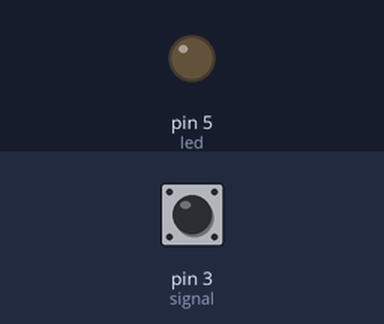
Simulated run of this sketch. Board: Arduino Uno, built with avr-gcc and run on an emulated ATmega328P. Parts: output pins drawn as LEDs (lit = HIGH). The inputs (shaded band) are chosen by the test bench; at power-on: pin 3 (signal) HIGH. What the sketch prints to the serial monitor is not drawn.

Above: at 1.2 s.
1.3 s: pin 3 (signal) pulled LOW for 0.15 s
At 2.0 s:
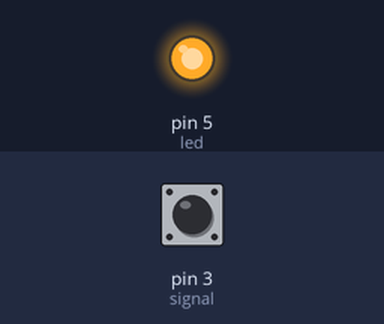
4.4 s: pin 3 (signal) pulled LOW for 1 s
At 8.2 s:
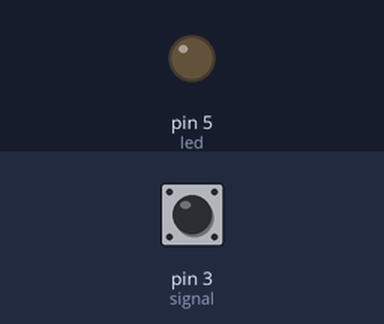
8.4 s: pin 3 (signal) pulled LOW for 3.2 s
At 12.7 s:
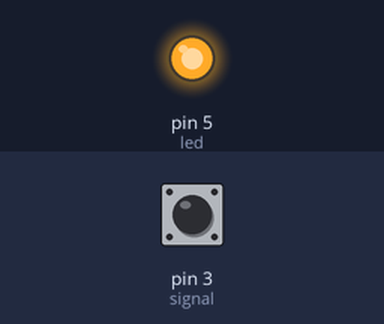
Timing chart, 0 to 15.1 s (numbered marks = the images above; inputs shaded):
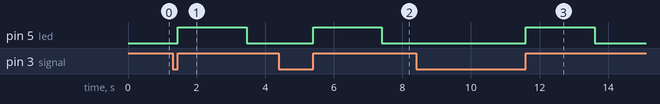

Measured:
- after the input at 1.3 s, pin 5 (led): LOW → HIGH after 0.15 s, → LOW 2.0 s later
- after the input at 4.4 s, pin 5 (led): LOW → HIGH after 1.0 s, → LOW 2.0 s later
- after the input at 8.4 s, pin 5 (led): LOW → HIGH after 3.2 s, → LOW 2.0 s later

The sketch:

interrupt.ino
```cpp
#define led 5
#define signal 3
volatile unsigned long newMillis = 0UL;
volatile unsigned long interval = 2000UL;
volatile unsigned long currentMillis;

void setup() {
  // put your setup code here, to run once:
Serial.begin(9600);
pinMode(led, OUTPUT);
pinMode(signal, INPUT_PULLUP);
digitalWrite(led,0);

attachInterrupt(digitalPinToInterrupt(signal), myISR, RISING);

}

void myISR() //things to do when interrupt occurs
{

  digitalWrite(led, HIGH);
  currentMillis = millis();

}

void loop() {

  Serial.println("hello");

  newMillis= millis();
  if((newMillis-currentMillis) > interval)
    digitalWrite(led, LOW);


}
```
